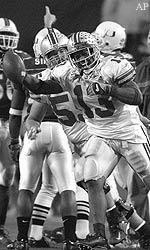
#> input picture HW1/buckeyes_gray.bmp, 150 x 250 px
$ jupyter execute 'CSE5524-Homework-#1 .ipynb'
#> lines starting #> are read from the running program, lines starting #| are printed output that depends on the picture
# CSE5524-Homework-#1

## 16/1/2022
## Bo Yang (yang.6113)

### 1) Test the Python image functions to read, display, and write images. Use buckeyes_gray.bmp and buckeyes_rgb.bmp from the class materials webpage. [2 pts]

[cell 1]
import matplotlib.pyplot as plt
import matplotlib.image as mpimg
import numpy as np

[cell 2]
img = mpimg.imread('buckeyes_gray.bmp')
#> img is the input picture: shape (250, 150); min 0, max 255, mean 115
h,w = img.shape
#> h = 250; w = 150

[cell 3]
plt.imshow(img)
plt.axis('image')
plt.show()

[cell 4]
plt.imshow(img)
plt.axis('image')
plt.savefig('buckeyes_gray.jpg')

[cell 5]
img = mpimg.imread('buckeyes_rgb.bmp')
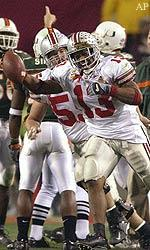
#> input picture HW1/buckeyes_rgb.bmp, 150 x 250 px
#> img is the input picture: shape (250, 150, 3); mean R, G, B 126.3, 112.1, 104.6
h,w,c = img.shape
#> c = 3

[cell 6]
plt.imshow(img)
plt.axis('image')
plt.show()

[cell 7]
plt.imshow(img)
plt.axis('image')
plt.savefig('buckeyes_rgb.jpg')

### 2) Read and convert the rgb image to grayscale using the NTSC conversion formula via the skimage function color.rgb2gray. Display your image to verify the result. [1 pt]

[cell 8]
from skimage import color

[cell 9]
img_gray = color.rgb2gray(mpimg.imread('buckeyes_rgb.bmp'))
#> img_gray: shape (250, 150) float64; min 0, max 1, mean 0.449
plt.imshow(img_gray)

### 3) Test more fully by creating, writing, and reading a checker-board image. [2 pts]

[cell 10]
import matplotlib
color1=(1,1,1)
color2=(0,0,0)

mat=np.zeros((10,10))
for i in range(10):
    for j in range(10):
        if (i+j)%2==0:
            mat[i,j]=1
        else:
            mat[i,j]=-1

my_cmap=matplotlib.colors.LinearSegmentedColormap.from_list('my_camp',[color1,color2],2)
cs=plt.imshow(mat,cmap=my_cmap)

plt.xticks(np.linspace(0,10,10,endpoint=False),('a','b','c','d','e','f','g','h','i','j'),fontsize=20)
plt.yticks(np.linspace(0,10,10,endpoint=False),('1','2','3','4','5','6','7','8','9','10'),fontsize=20)
plt.tick_params(bottom=False,left=False,labeltop=True,labelright=True)
plt.savefig('checker-board.jpg')
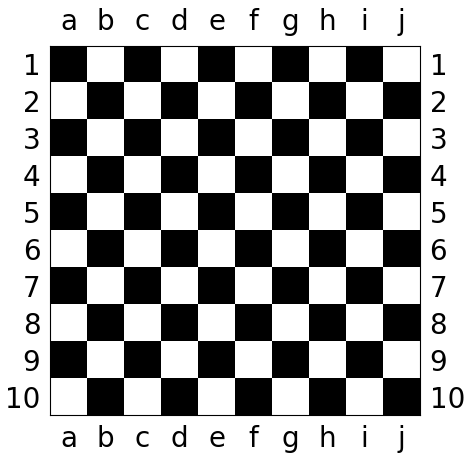
#> figure drawn by matplotlib, 1 panel
plt.show()

[cell 11]
img = mpimg.imread('checker-board.jpg')
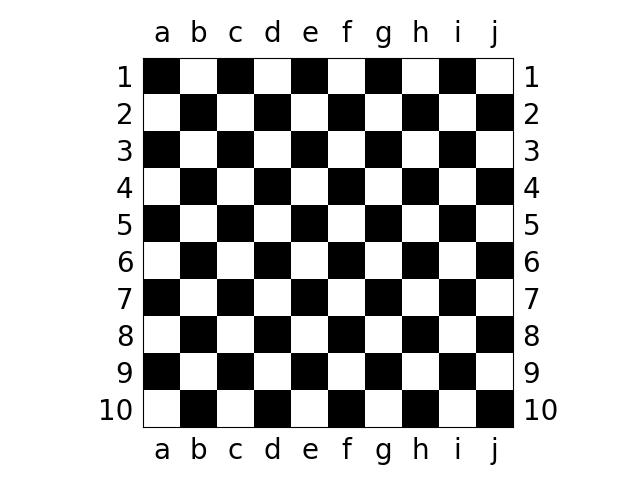
#> img: shape (480, 640, 3); min 0, max 255, mean 193.5
h,w,c = img.shape
#> h = 480; w = 640
plt.imshow(img)
plt.axis('image')
plt.show()
